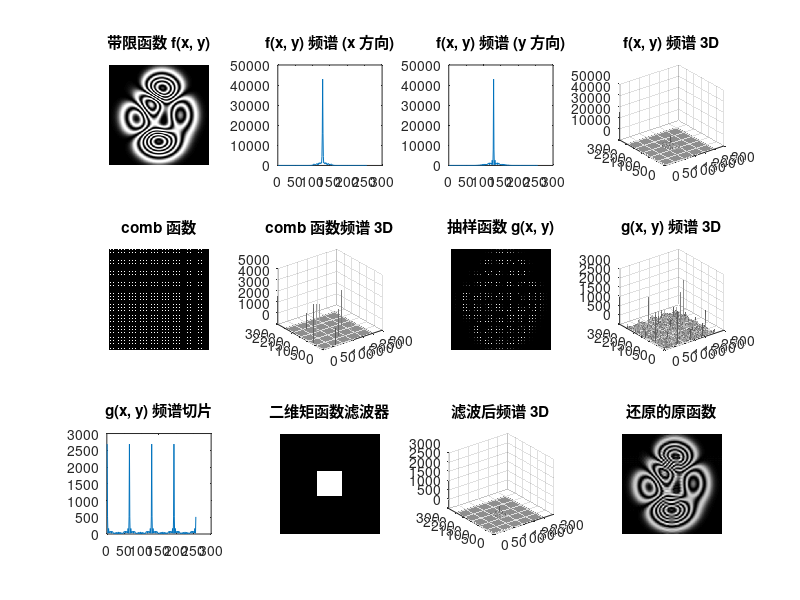

This chart was generated by the following MATLAB code:
% %二维抽样实验
clc; clear;

% 构建连续带限函数
fxy = cos(peaks(256) .* 4 + pi) + 1; % 连续带限函数
[rr, cc] = size(fxy); % 连续函数的大小

% 计算带限函数频谱
F = fftshift(fft2(fxy));

% 生成 comb 函数
combxy = zeros(rr, cc); % 初始化 comb 函数
X = 4; Y = 4; % 抽样间隔
for n = 1:Y:rr
    for m = 1:X:cc
        combxy(n, m) = 1;
    end
end

% comb 函数频谱
C = fftshift(fft2(combxy));

% 生成抽样函数
gxy = fxy .* combxy; % 抽样后的函数
Gs = fftshift(fft2(gxy)); % 抽样函数频谱

% 二维矩函数滤波器
By = round(rr / 2 / Y);
Bx = round(cc / 2 / X);
H = zeros(rr, cc);
H(round(rr/2)+1-By:round(rr/2)+1+By-1, round(cc/2)+1-Bx:round(cc/2)+1+Bx-1) = 1;

% 用二维矩函数进行滤波
Gsyp = H .* Gs;
gxyyp = X * Y .* abs(ifft2(Gsyp)); % 逆傅里叶变换还原原函数

% 绘制所有图像为子图
figure;

% 子图 1: 带限函数
subplot(3, 4, 1);
imshow(fxy, []);
title('带限函数 f(x, y)');

% 子图 2: 带限函数频谱（横向带宽）
subplot(3, 4, 2);
plot(abs(F(round(rr/2)+1, :)));
title('f(x, y) 频谱 (x 方向)');

% 子图 3: 带限函数频谱（纵向带宽）
subplot(3, 4, 3);
plot(abs(F(:, round(cc/2)+1)));
title('f(x, y) 频谱 (y 方向)');

% 子图 4: 带限函数频谱 3D
subplot(3, 4, 4);
surfl(abs(F)), shading interp, colormap("gray");
title('f(x, y) 频谱 3D');

% 子图 5: comb 函数
subplot(3, 4, 5);
imshow(combxy, []);
title('comb 函数');

% 子图 6: comb 函数频谱 3D
subplot(3, 4, 6);
surfl(abs(C)), shading interp, colormap(gray);
title('comb 函数频谱 3D');

% 子图 7: 抽样函数
subplot(3, 4, 7);
imshow(gxy, []);
title('抽样函数 g(x, y)');

% 子图 8: 抽样函数频谱 3D
subplot(3, 4, 8);
surfl(abs(Gs)), shading interp, colormap(gray);
title('g(x, y) 频谱 3D');

% 子图 9: 抽样函数频谱切片
subplot(3, 4, 9);
plot(abs(Gs(:, cc/2+1)));
title('g(x, y) 频谱切片');

% 子图 10: 二维矩函数滤波器
subplot(3, 4, 10);
imshow(H, []);
title('二维矩函数滤波器');

% 子图 11: 滤波后频谱 3D
subplot(3, 4, 11);
surfl(abs(Gsyp)), shading interp, colormap(gray);
title('滤波后频谱 3D');

% 子图 12: 还原的原函数
subplot(3, 4, 12);
imshow(gxyyp, []);
title('还原的原函数');

 